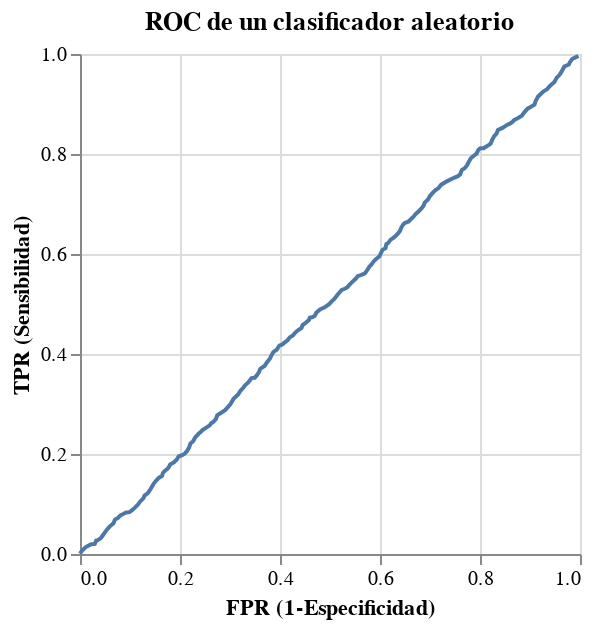

Notebook code cell kept with this figure:
### Code cell
roc2 = pd.DataFrame([calcular_TPR_FPR(umbral, valores_azar) for umbral in np.linspace(valores_azar.min(), valores_azar.max(), 200)],
                   columns = ['TPR (Sensibilidad)', 'FPR (1-Especificidad)'])

alt.Chart(roc2, width=250, height=250, title = 'ROC de un clasificador aleatorio').mark_line()\
            .encode( x = 'FPR (1-Especificidad):Q', y = 'TPR (Sensibilidad):Q',)

### Figure 1 — Vega-Lite specification as saved in the notebook (floating-point values rounded to 4 significant figures; data arrays with more than 128 entries replaced by an {"elided": "..."} marker saying what was removed)
{"config": {"view": {"continuousWidth": 400, "continuousHeight": 300}}, "data": {"name": "data-67f62247b7ec41507daaab42121759ea"}, "mark": "line", "encoding": {"x": {"type": "quantitative", "field": "FPR (1-Especificidad)"}, "y": {"type": "quantitative", "field": "TPR (Sensibilidad)"}}, "height": 250, "title": "ROC de un clasificador aleatorio", "width": 250, "$schema": "https://vega.github.io/schema/vega-lite/v4.8.1.json", "datasets": {"data-67f62247b7ec41507daaab42121759ea": {"elided": "200 records"}}}
